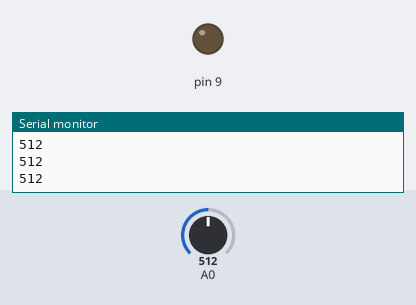
Recording of a sketch running on a simulated Arduino Uno, built with avr-gcc and run on an emulated ATmega328P. Shown: output pins drawn as LEDs (lit = HIGH), the last lines printed to the serial monitor. The test bench sets the inputs (shaded band); at power-on: A0 = 512.

Above: at 1.2 s.
1.3 s: A0 set to 318
2.8 s: A0 set to 289
At 4.2 s:
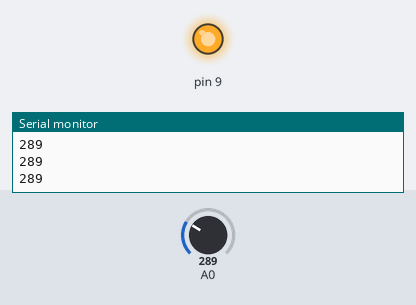
4.5 s: A0 set to 490
6.0 s: A0 set to 512
At 7.3 s:
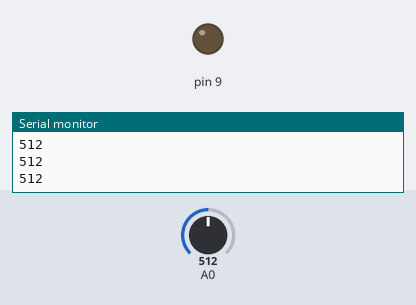
7.6 s: A0 set to 290
At 8.3 s:
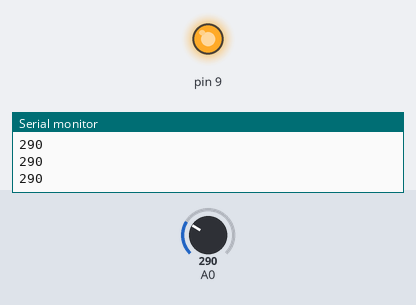
Timing chart, 0 to 10.3 s (numbered marks = the images above; inputs shaded):
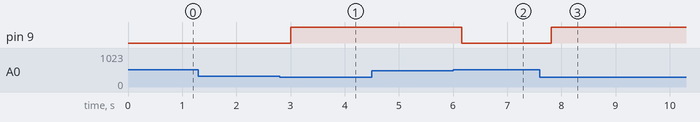

The sketch:

karanl_kta_yanan_lamba.ino
```cpp
void setup()
{
  pinMode(9, OUTPUT);
  Serial.begin(9600);
}

void loop()
{
  int isik = analogRead(A0);
  Serial.println(isik);
  delay(150);

  if(isik > 500){
    digitalWrite(9,LOW);
  }
  if(isik < 300){
    digitalWrite(9,HIGH);
  }
}
```

Measured:
- the behaviour switches between 300 and 299 on A0 (found by bisection; images 0 and 1)
- the behaviour switches between 500 and 501 on A0 (found by bisection; images 1 and 2)
- after the input at 2.8 s, pin 9: LOW → HIGH after 0.21 s
- after the input at 6.0 s, pin 9: HIGH → LOW after 0.16 s
- after the input at 7.6 s, pin 9: LOW → HIGH after 0.22 s
